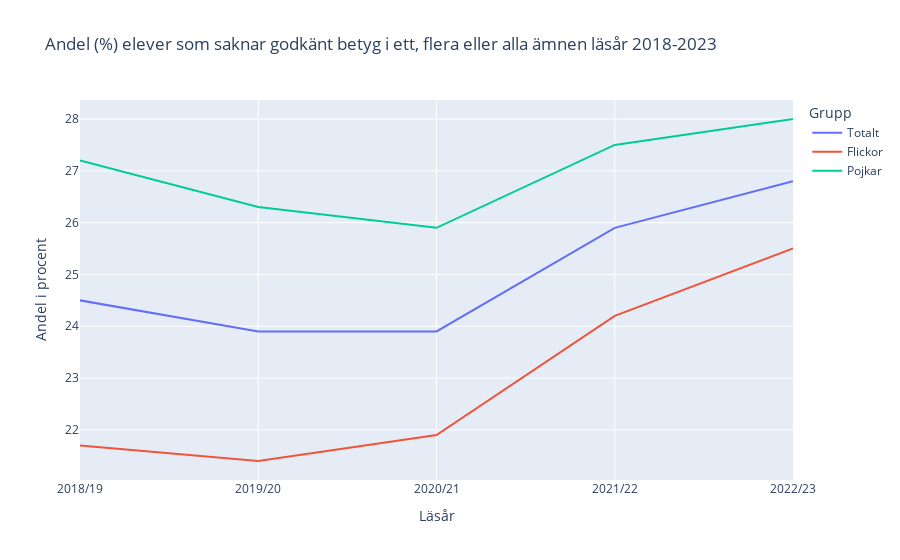

Notebook source saved alongside this figure:
### Markdown cell above
### a) Rita ett linjediagram för andel elever som saknar godkänt betyg i ett eller fler ämnen för läsår 18-23. Ta med totalt, flickor och pojkar i samma graf.

### Code cell
#x =Läsår, y= IG %
df_ig = df_grades[["Key","Andel (%) elever som saknar godkänt betyg i ett, flera eller alla ämnen"]].iloc[:5]
df_ig.columns = df_ig.columns.get_level_values(1)       #Behåll enbart kolumn med index 1
df_ig
fig = px.line(
    data_frame = df_ig, 
    x="Key", 
    y=["Totalt", "Flickor", "Pojkar"],
    title="Andel (%) elever som saknar godkänt betyg i ett, flera eller alla ämnen läsår 2018-2023",
    labels={"value": "Andel i procent", "Key": "Läsår", "variable": "Grupp" }, 
    )
fig.update_xaxes(		#Skapar en pinne, grå, på xaxel, följer cursor
    showspikes=True,
    spikedash="solid",
    spikecolor="gray",
    spikemode="across",
    spikesnap="cursor",
)
fig.update_layout(hovermode = "x")
fig.write_html("visualiseringar/Andel (%) elever som saknar godkänt betyg i ett, flera eller alla ämnen.html")
fig

### Figure 1 — Plotly figure (JSON) as saved in the notebook; plotly's stock layout.template omitted (floating-point values rounded to 4 significant figures)
{"data": [{"hovertemplate": "Grupp=Totalt<br>Läsår=%{x}<br>Andel i procent=%{y}<extra></extra>", "legendgroup": "Totalt", "line": {"color": "#636efa", "dash": "solid"}, "marker": {"symbol": "circle"}, "mode": "lines", "name": "Totalt", "orientation": "v", "showlegend": true, "type": "scatter", "x": ["2018/19", "2019/20", "2020/21", "2021/22", "2022/23"], "xaxis": "x", "y": [24.5, 23.9, 23.9, 25.9, 26.8], "yaxis": "y"}, {"hovertemplate": "Grupp=Flickor<br>Läsår=%{x}<br>Andel i procent=%{y}<extra></extra>", "legendgroup": "Flickor", "line": {"color": "#EF553B", "dash": "solid"}, "marker": {"symbol": "circle"}, "mode": "lines", "name": "Flickor", "orientation": "v", "showlegend": true, "type": "scatter", "x": ["2018/19", "2019/20", "2020/21", "2021/22", "2022/23"], "xaxis": "x", "y": [21.7, 21.4, 21.9, 24.2, 25.5], "yaxis": "y"}, {"hovertemplate": "Grupp=Pojkar<br>Läsår=%{x}<br>Andel i procent=%{y}<extra></extra>", "legendgroup": "Pojkar", "line": {"color": "#00cc96", "dash": "solid"}, "marker": {"symbol": "circle"}, "mode": "lines", "name": "Pojkar", "orientation": "v", "showlegend": true, "type": "scatter", "x": ["2018/19", "2019/20", "2020/21", "2021/22", "2022/23"], "xaxis": "x", "y": [27.2, 26.3, 25.9, 27.5, 28.0], "yaxis": "y"}], "layout": {"hovermode": "x", "legend": {"title": {"text": "Grupp"}, "tracegroupgap": 0}, "title": {"text": "Andel (%) elever som saknar godkänt betyg i ett, flera eller alla ämnen läsår 2018-2023"}, "xaxis": {"anchor": "y", "domain": [0, 1], "showspikes": true, "spikecolor": "gray", "spikedash": "solid", "spikemode": "across", "spikesnap": "cursor", "title": {"text": "Läsår"}}, "yaxis": {"anchor": "x", "domain": [0, 1], "title": {"text": "Andel i procent"}}}}
